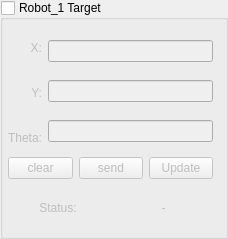
   <widget class="QGroupBox" name="groupBox_Target_robot1">
    <property name="geometry">
     <rect>
      <x>611</x>
      <y>240</y>
      <width>228</width>
      <height>239</height>
     </rect>
    </property>
    <property name="title">
     <string>Robot_1 Target</string>
    </property>
    <property name="checkable">
     <bool>true</bool>
    </property>
    <property name="checked">
     <bool>false</bool>
    </property>
    <widget class="QWidget" name="horizontalLayoutWidget_3">
     <property name="geometry">
      <rect>
       <x>8</x>
       <y>28</y>
       <width>205</width>
       <height>129</height>
      </rect>
     </property>
     <layout class="QHBoxLayout" name="horizontalLayout_12">
      <item>
       <layout class="QVBoxLayout" name="verticalLayout_9">
        <item>
         <widget class="QLabel" name="label">
          <property name="layoutDirection">
           <enum>Qt::LeftToRight</enum>
          </property>
          <property name="text">
           <string>X:</string>
          </property>
          <property name="alignment">
           <set>Qt::AlignRight|Qt::AlignTrailing|Qt::AlignVCenter</set>
          </property>
         </widget>
        </item>
        <item>
         <widget class="QLabel" name="label_10">
          <property name="text">
           <string>Y:</string>
          </property>
          <property name="alignment">
           <set>Qt::AlignRight|Qt::AlignTrailing|Qt::AlignVCenter</set>
          </property>
         </widget>
        </item>
        <item>
         <widget class="QLabel" name="label_11">
          <property name="text">
           <string>Theta:</string>
          </property>
          <property name="alignment">
           <set>Qt::AlignRight|Qt::AlignTrailing|Qt::AlignVCenter</set>
          </property>
         </widget>
        </item>
       </layout>
      </item>
      <item>
       <layout class="QVBoxLayout" name="verticalLayout_10">
        <item>
         <widget class="QLineEdit" name="lineEdit_robot1_target_x"/>
        </item>
        <item>
         <widget class="QLineEdit" name="lineEdit_robot1_target_y"/>
        </item>
        <item>
         <widget class="QLineEdit" name="lineEdit_robot1_target_theta"/>
        </item>
       </layout>
      </item>
     </layout>
    </widget>
    <widget class="QWidget" name="verticalLayoutWidget_4">
     <property name="geometry">
      <rect>
       <x>8</x>
       <y>157</y>
       <width>205</width>
       <height>74</height>
      </rect>
     </property>
     <layout class="QVBoxLayout" name="verticalLayout_17">
      <item>
       <layout class="QHBoxLayout" name="horizontalLayout_15">
        <item>
         <widget class="QPushButton" name="pushButton_robot_1_clear">
          <property name="text">
           <string>clear</string>
          </property>
         </widget>
        </item>
        <item>
         <widget class="QPushButton" name="pushButton_robot_1_send">
          <property name="text">
           <string>send</string>
          </property>
         </widget>
        </item>
        <item>
         <widget class="QPushButton" name="pushButton_update_robot1">
          <property name="text">
           <string>Update</string>
          </property>
         </widget>
        </item>
       </layout>
      </item>
      <item>
       <layout class="QHBoxLayout" name="horizontalLayout_16">
        <item>
         <widget class="QLabel" name="label_16">
          <property name="text">
           <string>Status:</string>
          </property>
          <property name="alignment">
           <set>Qt::AlignCenter</set>
          </property>
         </widget>
        </item>
        <item>
         <widget class="QLabel" name="label_target_status_robot1">
          <property name="text">
           <string>-</string>
          </property>
          <property name="alignment">
           <set>Qt::AlignCenter</set>
          </property>
         </widget>
        </item>
       </layout>
      </item>
     </layout>
    </widget>
   </widget>
